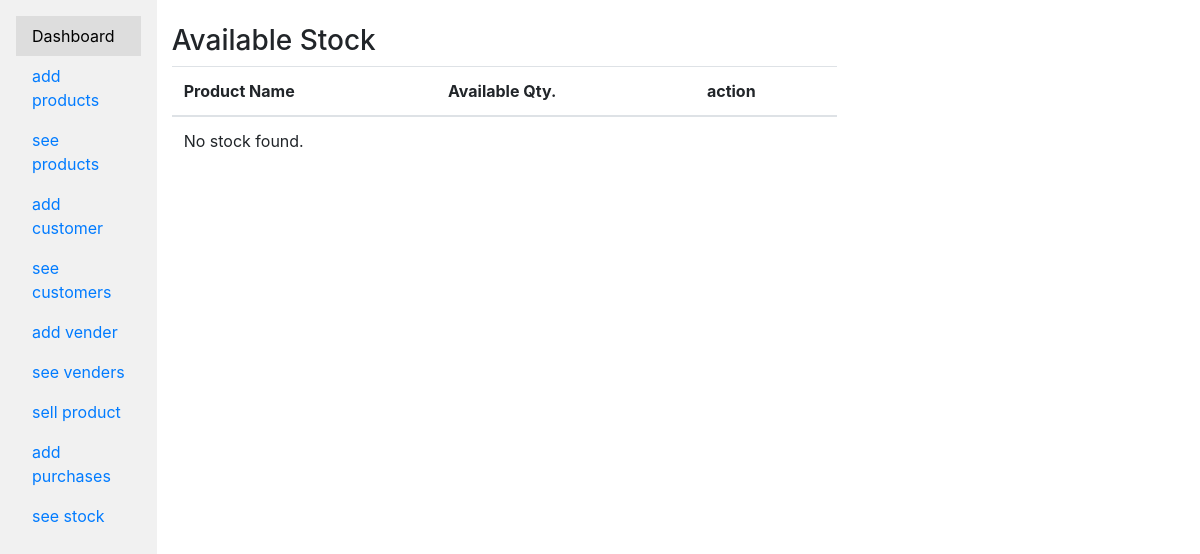
/stock/ (signed in), run on an earlier commit of the app's database.
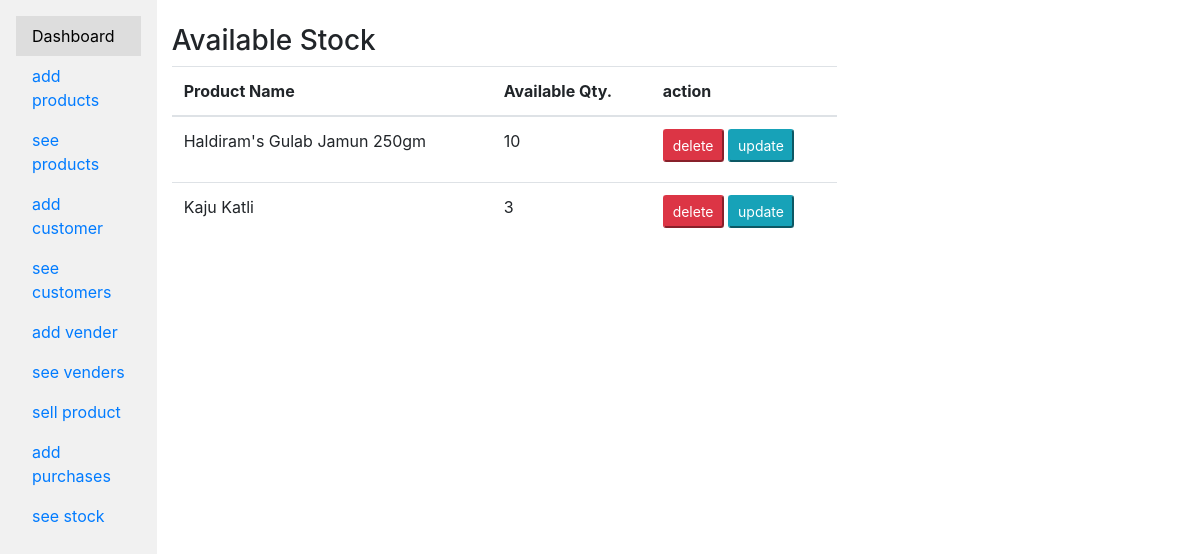
And on a later commit of the database.
### app/models.py (models this page shows)
class Stock(models.Model):
    product=models.ForeignKey(Product,on_delete=models.PROTECT)
    qty_left=models.IntegerField(null=True)

class Product(models.Model):
    name = models.CharField(max_length=100,null=True)
    price = models.DecimalField(max_digits=8, decimal_places=2,null=True)

### app/views.py (the view)
# urls.py: path('stock/', view_stock, name='stock'),
@login_required
def view_stock(request):
    stock_items = Stock.objects.all()
    context = {'stock_items': stock_items}
    return render(request, 'stock.html', context)

### app/templates/stock.html
{% extends 'base.html' %}
{% block content %}
<div class="row">
    <div class="col-md-8">
        <h3>Available Stock</h3>
        <table class="table">
            <thead>
                <tr>
                    <th>Product Name</th>
                    <th>Available Qty.</th>
                    <th>action</th>
                </tr>
            </thead>
            <tbody>
                {% for stock in stock_items %}
                    <tr>
                        <td>{{ stock.product.name }}</td>
                        <td>{{ stock.qty_left }}</td>
                        <td>
                            <a href="{% url 'delete-stock' stock.id %}" ><button class="btn-danger btn-sm mb-2">delete</button></a>
                            <a href="{% url 'update-stock' stock.id %}"><button class="btn-info btn-sm mb-2">update</button></a>
                          </td>
                    </tr>
                    {% empty %}
                    <tr>
                      <td colspan="5">No stock found.</td>
                    </tr>
                {% endfor %}
            </tbody>
        </table>
    </div>
</div>
{% endblock content %}

What changed in the data, as far as the page shows it:
added Stock: product.name "Haldiram's Gulab Jamun 250gm", qty_left "10"
added Stock: product.name "Kaju Katli", qty_left "3"
Also different on the page:
text no longer shown: "No stock found."
